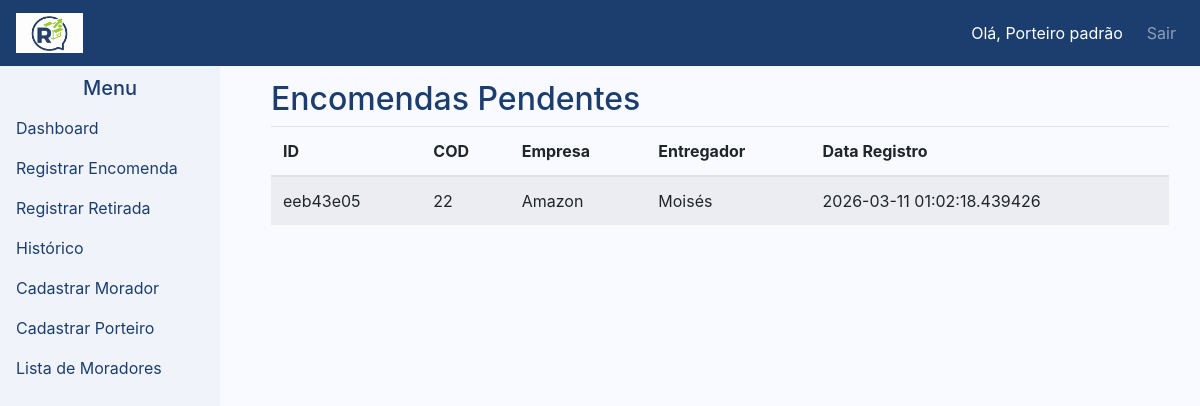
Page /dashboard (signed in) on the committed database.
### models.py (models this page shows, shortened)
class Porteiro(db.Model):
    __tablename__ = 'porteiros'
    id = db.Column(db.Integer, primary_key=True)
    nome = db.Column(db.String(100), nullable=False)
    username = db.Column(db.String(80), unique=True, nullable=False)
    password_hash = db.Column(db.String(128), nullable=False)
    encomendas = db.relationship(
        'Encomenda',
        foreign_keys='Encomenda.porteiro_id',
        backref='porteiro',
        lazy=True
    )
    retiradas = db.relationship(
        'Encomenda',
        foreign_keys='Encomenda.retirada_porteiro_id',
        backref='retirada_porteiro',
        lazy=True
    )

class Encomenda(db.Model):
    __tablename__ = 'encomendas'
    id = db.Column(db.Integer, primary_key=True)
    uuid = db.Column(db.String(36), unique=True, nullable=False)
    cod = db.Column(db.String(50), nullable=False)
    empresa = db.Column(db.String(100), nullable=False)
    entregador = db.Column(db.String(100), nullable=True)
    porteiro_id = db.Column(db.Integer, db.ForeignKey('porteiros.id'), nullable=False)
    morador_id = db.Column(db.Integer, db.ForeignKey('moradores.id'), nullable=True)
    status = db.Column(db.String(20), default='pendente')
    data_registro = db.Column(db.DateTime, default=datetime.utcnow)
    data_retirada = db.Column(db.DateTime, nullable=True)
    retirada_porteiro_id = db.Column(db.Integer, db.ForeignKey('porteiros.id'), nullable=True)

### routes.py (the view)
@bp.route('/dashboard')
@login_required
def dashboard():
    pendentes = get_pendentes()
    return render_template('dashboard.html', pendentes=pendentes)

### controllers.py (called while the page is built)
def row_to_obj(row):
    if row is None:
        return None
    return SimpleNamespace(**dict(row._mapping))

def get_pendentes():
    query = (
        'SELECT e.*, p.nome AS porteiro_nome, m.nome AS morador_nome '
        'FROM encomendas e '
        'LEFT JOIN porteiros p ON p.id = e.porteiro_id '
        'LEFT JOIN moradores m ON m.id = e.morador_id '
        'WHERE e.status = :status'
    )
    results = db.session.execute(text(query), {'status': 'pendente'}).fetchall()
    return [row_to_obj(r) for r in results]

### routes.py (called while the page is built)
def login_required(func):
    from functools import wraps
    @wraps(func)
    def wrapper(*args, **kwargs):
        if 'porteiro_id' not in session:
            return redirect(url_for('main.login'))
        return func(*args, **kwargs)
    return wrapper

### templates/dashboard.html (shortened to what this page needs)
{% extends 'base.html' %}
{% block content %}
<h2>Encomendas Pendentes</h2>
{% if pendentes %}
    <table class="table table-striped">
        <thead>
            <tr>
                <th>ID</th>
                <th>COD</th>
                <th>Empresa</th>
                <th>Entregador</th>
                <th>Data Registro</th>
            </tr>
        </thead>
        <tbody>
            {% for e in pendentes %}
            <tr>
                <td>{{ e.uuid[:8] }}</td>
                <td>{{ e.cod }}</td>
                <td>{{ e.empresa }}</td>
                <td>{{ e.entregador }}</td>
                <td>{{ e.data_registro }}</td>
            </tr>
            {% endfor %}
        </tbody>
    </table>
{% else %}
    <p>Não há encomendas pendentes.</p>
{% endif %}
{% endblock %}

### templates/base.html (shortened to what this page needs)
<!doctype html>
<html lang="pt">
<head>
    <link rel="stylesheet" href="https://stackpath.bootstrapcdn.com/bootstrap/4.5.2/css/bootstrap.min.css">
</head>
<body>
    <nav class="navbar navbar-expand-md navbar-dark fixed-top">
        <a class="navbar-brand" href="{{ url_for('main.dashboard') }}">
            <img src="{{ url_for('static', filename='images/logo-icon.png') }}" alt="Receba">
        </a>
        <ul class="navbar-nav ml-auto">
            {% if session.get('porteiro_nome') %}
            <li class="nav-item">
                <span class="navbar-text text-white mr-3">Olá, {{ session['porteiro_nome'] }}</span>
            </li>
            <li class="nav-item">
                <a class="nav-link" href="{{ url_for('main.logout') }}">Sair</a>
            </li>
            {% endif %}
        </ul>
    </nav>
    {% if session.get('porteiro_id') %}
    <div class="sidebar">
        <h5 class="text-center">Menu</h5>
        <a href="{{ url_for('main.dashboard') }}">Dashboard</a>
        <a href="{{ url_for('main.registrar_encomenda') }}">Registrar Encomenda</a>
        <a href="{{ url_for('main.retirar_encomenda') }}">Registrar Retirada</a>
        <a href="{{ url_for('main.historico') }}">Histórico</a>
        <a href="{{ url_for('main.cadastrar_morador_route') }}">Cadastrar Morador</a>
        <a href="{{ url_for('main.cadastrar_porteiro_route') }}">Cadastrar Porteiro</a>
        <a href="{{ url_for('main.listar_moradores') }}">Lista de Moradores</a>
    </div>
    {% endif %}
    <main role="main" class="content">
        <div class="container">
            {% block content %}{% endblock %}
        </div>
    </main>
</body>
</html>

### templates/base.html (style rules this page uses)
:root { --primary-color: #1B3E6F; --secondary-color: #83B84A; --sidebar-bg: #F0F4FA; --background-color: #F8FAFF; --hover-color: #6B9E3B; }
body { background-color: var(--background-color); color: var(--primary-color); padding-top: 4rem; }
.navbar-dark { background-color: var(--primary-color) !important; }
.navbar-brand img { height: 40px; }
.sidebar { position: fixed; top: 60px; left: 0; width: 220px; height: calc(100vh - 60px); background-color: var(--sidebar-bg); padding-top: 1rem; overflow-y: auto; }
.sidebar a { display: block; padding: 0.5rem 1rem; color: var(--primary-color); }
.content { margin-left: 240px; padding: 1rem; }

### rows in the picture
Porteiro: porteiro_nome "Porteiro padrão"
Encomenda: uuid "eeb43e05", cod "22", empresa "Amazon", entregador "Moisés", data_registro "2026-03-11 01:02:18.439426"
